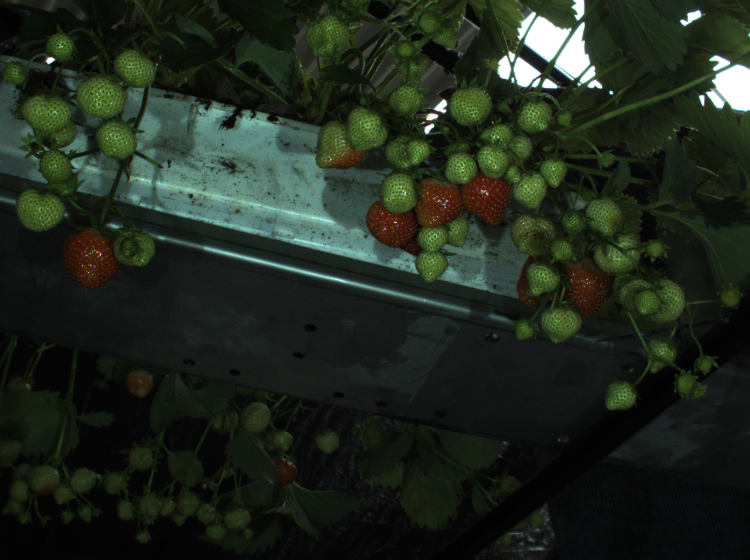
//> input picture sessie_5/strawberry1.tif, 750 x 560 px
$ ./main -image_interface=strawberry1.tif   (built with g++ and OpenCV 4)
//> lines starting //> are read from the running program, lines starting //| are printed output that depends on the picture
#include <iostream>
#include <opencv2/opencv.hpp>

using namespace std;
using namespace cv;
using namespace cv::ml;


Mat Image1;
Mat Image_points;
vector<Point> punten;
vector<Point> punten_background;

static void callbackMouse1( int event, int x, int y, int flags, void *userdata)
{
    if( event == EVENT_LBUTTONDOWN )
    {
        punten.push_back(Point(x,y));
    }

    else if(event == EVENT_RBUTTONDOWN)
    {
        if(punten.size() == 0)
        {
            printf("niets meer verwijderbaar/r/n");
        }
        else
        {
            punten.pop_back();
        }
    }

}

static void callbackMouse2( int event, int x, int y, int flags, void *userdata)
{
    if( event == EVENT_LBUTTONDOWN )
    {
        punten_background.push_back(Point(x,y));
    }

    else if(event == EVENT_RBUTTONDOWN)
    {
        if(punten_background.size() == 0)
        {
            printf("niets meer verwijderbaar/r/n");
        }
        else
        {
            punten_background.pop_back();
        }
    }
}


int main(int argc,const char** argv)
{
    ///variabless
    string ImageName1;


    ///Adding a little help option and command line parser input
    CommandLineParser parser(argc,argv,
        "{help h|  |show this message}"
        "{image_interface  if|  |(required)}"

    );

    if(parser.has("help"))
    {
        cout << "geef volledig path van foto's mee als argument" << endl;
        parser.printMessage();
        return 0;
    }


    ///Collect data from arguments

    string image_interface(parser.get<string>("image_interface"));
    if(image_interface.empty())
    {
        cout << "argument niet gevonden" << endl;
        parser.printMessage();
        return -1;
    }


    ///inlezen van afbeelding1

   Image1 = imread(image_interface, IMREAD_COLOR);
//> Image1 is the input picture: 560 rows x 750 cols, CV_8UC3; mean B, G, R 29.8, 40.9, 32
   GaussianBlur(Image1,Image1,Size(5,5),0,0);


    if( Image1.empty() )                      /// Check for invalid input
    {
        cout << "Could not open or find image1" << std::endl ;
        return -1;
    }


    /// Opdracht:1 Maak een interface waarop je op basis van mouse callbacks pixels kan aanklikken.

    imshow("interface", Image1);

    cout << "geef goede punten met aardbei, druk key om door te gaan" << endl;
    setMouseCallback("interface", callbackMouse1,0);
    waitKey();
//> the left mouse button is pressed and released at (375, 280)
    cout << "geef background punten" << endl;
    setMouseCallback("interface", callbackMouse2,0);

    waitKey();


    ///opdracht 2: Op basis van de geselecteerd punten bepaalje een descriptor, in dit geval de HSV representatie van de pixel.

    Mat image_HSV;

    cvtColor(Image1, image_HSV, COLOR_BGR2HSV);
//> image_HSV: 560 rows x 750 cols, CV_8UC3; mean H, S, V 59.3, 86, 41.7

    //prepare foreground training data

    Mat TrainingDataForeground(punten.size(),3, CV_32FC1);
    Mat labels_fg = Mat::ones(punten.size(),1, CV_32SC1);
    Mat gesplitst[3];
    split(image_HSV,gesplitst);
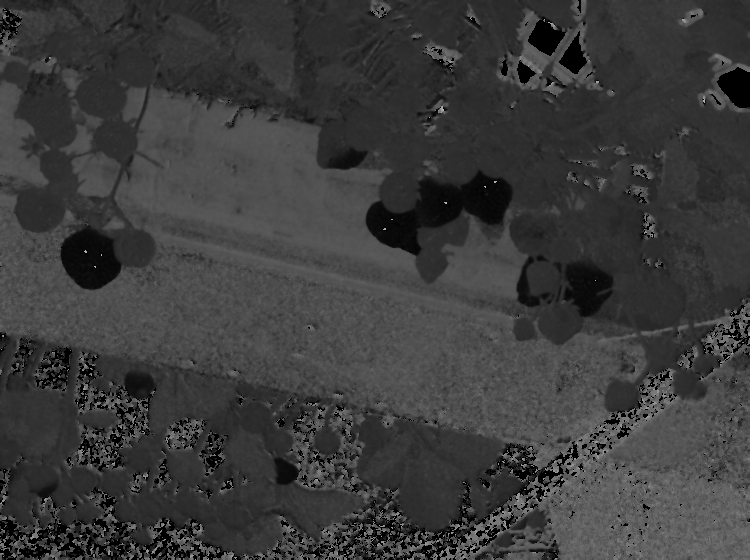
//> gesplitst[0]: 560 rows x 750 cols, CV_8UC1; min 0, max 179, mean 59.3
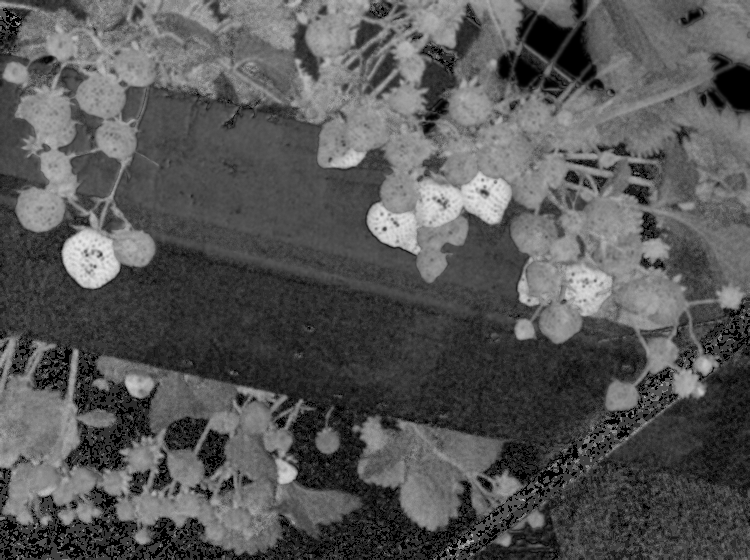
//> gesplitst[1]: 560 rows x 750 cols, CV_8UC1; min 0, max 229, mean 86
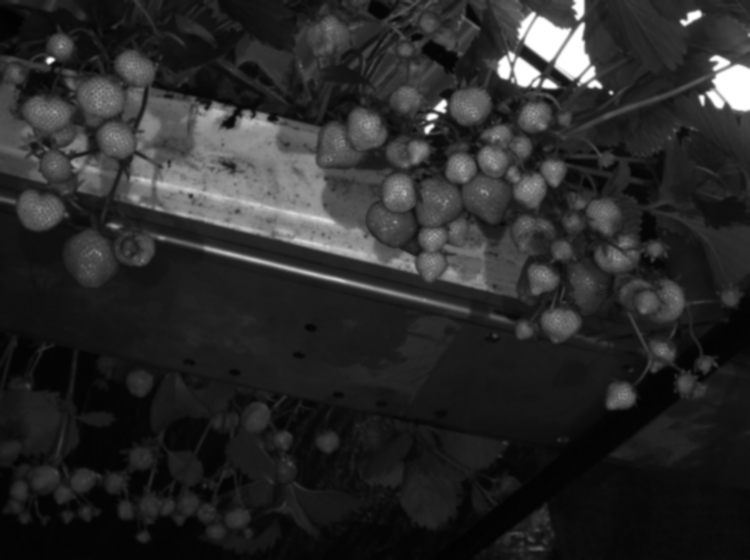
//> gesplitst[2]: 560 rows x 750 cols, CV_8UC1; min 2, max 255, mean 41.7

    Mat V = gesplitst[2];
    Mat S = gesplitst[1];
    Mat H = gesplitst[0];


    for(int i = 0; i< punten.size(); i++)
    {
        TrainingDataForeground.at<float>(i,0) = (float)(H.at<uchar>(punten[i]));
        TrainingDataForeground.at<float>(i,1) = (float)(S.at<uchar>(punten[i]));
        TrainingDataForeground.at<float>(i,2)= (float)(V.at<uchar>(punten[i]));
    }

    cout << "einde foreground" << endl;
    cout << "TrainingDataforeground:" << endl;

    for(int k = 0; k < TrainingDataForeground.cols; k++)
    {
          for(int l = 0; l < TrainingDataForeground.rows; l++)
            {
                cout << "trainingdataforeground" << (int) TrainingDataForeground.at<float>(k,l) << endl;
            }
    }

    //nu voor achtergrond


    Mat TrainingDataBackground(punten_background.size(),3, CV_32FC1);
    Mat labels_bg = Mat::zeros(punten_background.size(),1, CV_32SC1);


    for(int i = 0; i< punten_background.size(); i++)
    {
        TrainingDataBackground.at<float>(i,0) = (float)(H.at<uchar>(punten_background[i]));
        TrainingDataBackground.at<float>(i,1) = (float)(S.at<uchar>(punten_background[i]));
        TrainingDataBackground.at<float>(i,2)=  (float)(V.at<uchar>(punten_background[i]));
    }
    cout << "einde background" << endl;
    //volledige data

    Mat TrainingData;
    Mat labels;

    vconcat(TrainingDataForeground,TrainingDataBackground, TrainingData);
//> TrainingData = [69, 58, 31]
    vconcat(labels_fg, labels_bg, labels);

    cout << "einde samenvoegen" << endl;
    cout << "labels" <<labels << endl;

    for(int k = 0; k < TrainingData.cols; k++)
    {
          for(int l = 0; l < TrainingData.rows; l++)
            {
                cout << "trainingdata" << (int) TrainingData.at<float>(k,l) << endl;
            }
    }


    ///opdracht 3 Train met deze data een K-Nearest-Neighbor classifier, een Normal Bayes Classifier en een Support Vector Machine

    //K-Nearest-Neighbor classifier

    Ptr<KNearest> knn = KNearest::create();
    Ptr<TrainData>  TrainingData_knn = TrainData::create(TrainingData,ROW_SAMPLE, labels);
    knn->setIsClassifier(true);
    knn->setAlgorithmType(KNearest::BRUTE_FORCE);
    knn->setDefaultK(3);
    knn->train(TrainingData_knn);

    //Normal Bayes Classifier
    Ptr<NormalBayesClassifier> normalbayes = NormalBayesClassifier::create();
    normalbayes->train(TrainingData, ROW_SAMPLE, labels);

    //Support Vector Machine

    Ptr<SVM> svm = SVM::create();
    svm->setType(SVM::C_SVC);
    svm->setKernel(SVM::LINEAR);
    svm->setTermCriteria(TermCriteria(TermCriteria::MAX_ITER, 100, 1e-6));
    svm->train(TrainingData, ROW_SAMPLE, labels);

    cout << "einde trainen classifiers" << labels << endl;
    ///Opdracht 4: Classificeer de pixels van de afbeelding met deze technieken en visualiseer met een masker de resterende pixels.


    Mat mask_knn = Mat::zeros(Image1.rows, Image1.cols, CV_8UC1);
    Mat mask_normalbayes = Mat::zeros(Image1.rows, Image1.cols, CV_8UC1);
    Mat mask_svm = Mat::zeros(Image1.rows, Image1.cols, CV_8UC1);
    Mat labels_knn;
    Mat labels_normalbayes;
    Mat labels_svm;
    Mat data_bins(1,3,CV_32FC1);
    Vec3b pixel;

    for( int i = 0; i < Image1.rows; i++ ){
        for( int j = 0; j < Image1.cols; j++ ){

            //huidige waarden
            data_bins.at<float>(0,0) = (float)(H.at<uchar>(i,j));
            data_bins.at<float>(0,1) = (float)(S.at<uchar>(i,j));
            data_bins.at<float>(0,2) = (float)(V.at<uchar>(i,j));


            knn->findNearest(data_bins, knn->getDefaultK(), labels_knn);
            normalbayes->predict(data_bins, labels_normalbayes);
            svm->predict(data_bins, labels_svm);

            mask_knn.at<uchar>(i,j) = labels_knn.at<float>(0,0);
            mask_normalbayes.at<uchar>(i,j) = labels_normalbayes.at<int>(0,0);
            mask_svm.at<uchar>(i,j) = labels_svm.at<float>(0,0);

        }
    }
//> mask_knn: 560 rows x 750 cols, CV_8UC1; every value is 1
//> after the loop, data_bins = [100, 77, 10]; labels_knn = [1]; labels_normalbayes = [1]; labels_svm = [1]


    // maskers  1*255 voor duidelijk verschil
    mask_knn *= 255;
//> mask_knn: 560 rows x 750 cols, CV_8UC1; every value is 255
    mask_normalbayes *=255;
    mask_svm *=255;
    // resultaat laten zien

    imshow("masker knn", mask_knn);
    imshow("masker bayes", mask_normalbayes);
    imshow("masker svm", mask_svm);
    waitKey(0);
    return 0;
}
